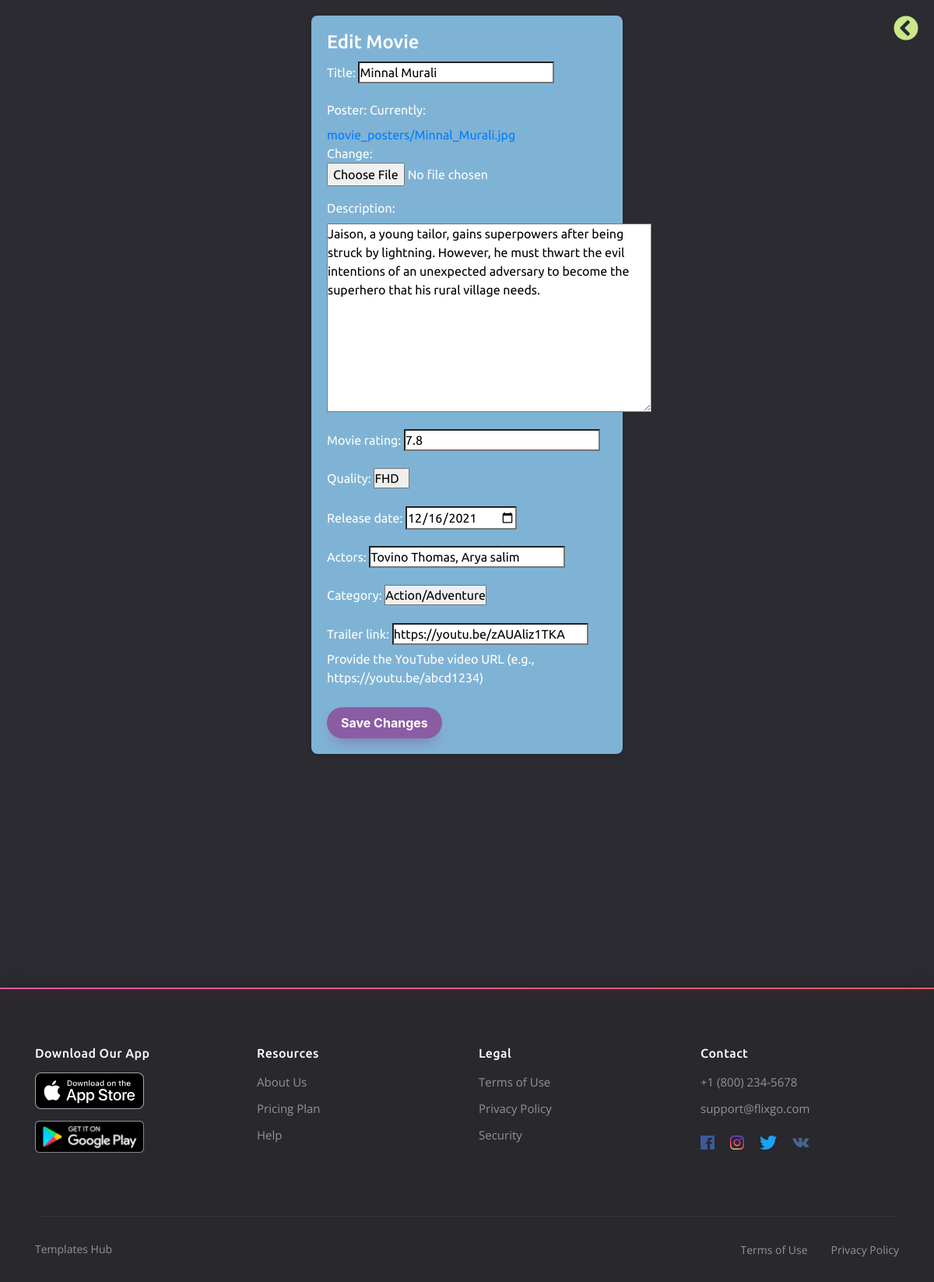
The page /1/edit/ (signed in) on the database its author committed.
### Movieapp/models.py (models this page shows, shortened)
class Movie(models.Model):
    title = models.CharField(max_length=255)
    poster = models.ImageField(upload_to='movie_posters/')
    description = models.TextField()
    movie_rating = models.DecimalField(max_digits=2, decimal_places=1, null=True, blank=True)
    quality = models.ForeignKey(Quality, on_delete=models.SET_NULL, null=True, blank=True)
    release_date = models.DateField()
    actors = models.CharField(max_length=255)
    category = models.ForeignKey(Category, on_delete=models.CASCADE)
    trailer_link = models.URLField(help_text="Provide the YouTube video URL (e.g., https://youtu.be/abcd1234)")
    added_by = models.ForeignKey(User, on_delete=models.CASCADE)

### Movieapp/views.py (the view)
# urls.py: path('<int:movie_id>/edit/',views.edit_movie, name='edit_movie'),
@login_required
def edit_movie(request, movie_id):
    movie = get_object_or_404(Movie, id=movie_id, added_by=request.user)
    if request.method == 'POST':
        form = MovieForm(request.POST, request.FILES, instance=movie)
        if form.is_valid():
            form.save()
            return redirect('movie_details', movie_id=movie.id)
    else:
        form = MovieForm(instance=movie)
    return render(request, 'edit_movie.html', {'form': form, 'movie': movie})

### Movieapp/forms.py
class MovieForm(forms.ModelForm):
    class Meta:
        model = Movie
        fields = ['title', 'poster', 'description','movie_rating','quality','release_date', 'actors', 'category', 'trailer_link']
        widgets = {
            'release_date': forms.DateInput(attrs={'type': 'date'}),
        }

### Movieapp/models.py (called while the page is built)
    def __str__(self):
        return self.name

    def __str__(self):
        return self.name

### templates/edit_movie.html (shortened to what this page needs)
{% load static %}
<!DOCTYPE html>
<html lang="en">
<head>
<link rel="stylesheet" href="https://stackpath.bootstrapcdn.com/bootstrap/4.5.2/css/bootstrap.min.css">
    <link rel="stylesheet" href="https://cdnjs.cloudflare.com/ajax/libs/font-awesome/5.15.3/css/all.min.css">
	<link rel="stylesheet" href="{% static 'css/bootstrap-reboot.min.css' %}">
	<link rel="stylesheet" href="{% static 'css/bootstrap-grid.min.css' %}">
	<link rel="stylesheet" href="{% static 'css/owl.carousel.min.css' %}">
	<link rel="stylesheet" href="{% static 'css/jquery.mCustomScrollbar.min.css' %}">
	<link rel="stylesheet" href="{% static 'css/nouislider.min.css' %}">
	<link rel="stylesheet" href="{% static 'css/ionicons.min.css' %}">
	<link rel="stylesheet" href="{% static 'css/plyr.css' %}">
	<link rel="stylesheet" href="{% static 'css/photoswipe.css' %}">
	<link rel="stylesheet" href="{% static 'css/default-skin.css' %}">
	<link rel="stylesheet" href="{% static 'css/main.css' %}">
</head>
<body class="body">
<div style="background-color: #7FB3D5; color: white; max-width: 400px; margin: auto; margin-top: 20px; padding: 20px; box-shadow: 0 4px 8px rgba(0, 0, 0, 0.1); border-radius: 8px;">
    <h2 style="font-size: 1.5rem; margin-bottom: 10px;">Edit Movie</h2>
    <form method="post" enctype="multipart/form-data" style="margin-top: 10px;" action="{% url 'edit_movie' movie.id %}">
        {{ form.as_p }}
        <button type="submit" style="margin-top: 10px;background: #8a5ca4; border-radius: 999px; box-shadow: #8a5ca4 0 10px 20px -10px; box-sizing: border-box; color: #FFFFFF; cursor: pointer; font-family: Inter,Helvetica,'Apple Color Emoji','Segoe UI Emoji',NotoColorEmoji,'Noto Color Emoji','Segoe UI Symbol','Android Emoji',EmojiSymbols,-apple-system,system-ui,'Segoe UI',Roboto,'Helvetica Neue','Noto Sans',sans-serif; font-size: 16px; font-weight: 700; line-height: 24px; opacity: 1; outline: 0 solid transparent; padding: 8px 18px; user-select: none; -webkit-user-select: none; touch-action: manipulation; width: fit-content; word-break: break-word; border: 0; margin-right: -250px;">Save Changes</button>
    </form>
</div>
<a href="{% url 'movie_details' movie.id %}" class="btn1" style="position: fixed; top: 20px; right: 20px;">
  <i class="fa fa-chevron-circle-left fa-2x" aria-hidden="true" style="color:#cae78a;"></i>
</a>
<div style="padding-top:300px;"/>
<footer class="footer">
		<div class="container">
			<div class="row">
				<div class="col-12 col-md-3">
					<h6 class="footer__title">Download Our App</h6>
					<ul class="footer__app">
						<li><a href="#"><img src="{% static 'img/Download_on_the_App_Store_Badge.svg' %}" alt=""></a></li>
						<li><a href="#"><img src="{% static 'img/google-play-badge.png' %}" alt=""></a></li>
					</ul>
				</div>
				<div class="col-6 col-sm-4 col-md-3">
					<h6 class="footer__title">Resources</h6>
					<ul class="footer__list">
						<li><a href="#">About Us</a></li>
						<li><a href="#">Pricing Plan</a></li>
						<li><a href="#">Help</a></li>
					</ul>
				</div>
				<div class="col-6 col-sm-4 col-md-3">
					<h6 class="footer__title">Legal</h6>
					<ul class="footer__list">
						<li><a href="#">Terms of Use</a></li>
						<li><a href="#">Privacy Policy</a></li>
						<li><a href="#">Security</a></li>
					</ul>
				</div>
				<div class="col-12 col-sm-4 col-md-3">
					<h6 class="footer__title">Contact</h6>
					<ul class="footer__list">
						<li><a href="tel:+18002345678">+1 (800) 234-5678</a></li>
						<li><a href="mailto:support@moviego.com">support@flixgo.com</a></li>
					</ul>
					<ul class="footer__social">
						<li class="facebook"><a href="#"><i class="icon ion-logo-facebook"></i></a></li>
						<li class="instagram"><a href="#"><i class="icon ion-logo-instagram"></i></a></li>
						<li class="twitter"><a href="#"><i class="icon ion-logo-twitter"></i></a></li>
						<li class="vk"><a href="#"><i class="icon ion-logo-vk"></i></a></li>
					</ul>
				</div>
				<div class="col-12">
					<div class="footer__copyright">
						<small><a target="_blank" href="https://www.templateshub.net">Templates Hub</a></small>
						<ul>
							<li><a href="#">Terms of Use</a></li>
							<li><a href="#">Privacy Policy</a></li>
						</ul>
					</div>
				</div>
			</div>
		</div>
	</footer>
</body>
</html>

### templates/edit_movie.html (style rules this page uses)
body { background-color: }

### rows shown on the page
Movie: title "Minnal Murali", description "Jaison, a young tailor, gains superpowers after being struck by lightning. However, he must thwart the evil intentions of an unexpected adversary to become the superhero that his rural village needs.", movie_rating "7.8", quality "FHD", release_date "12/16/2021", actors "Tovino Thomas, Arya salim", category "Action/Adventure", trailer_link "https://youtu.be/zAUAliz1TKA"
